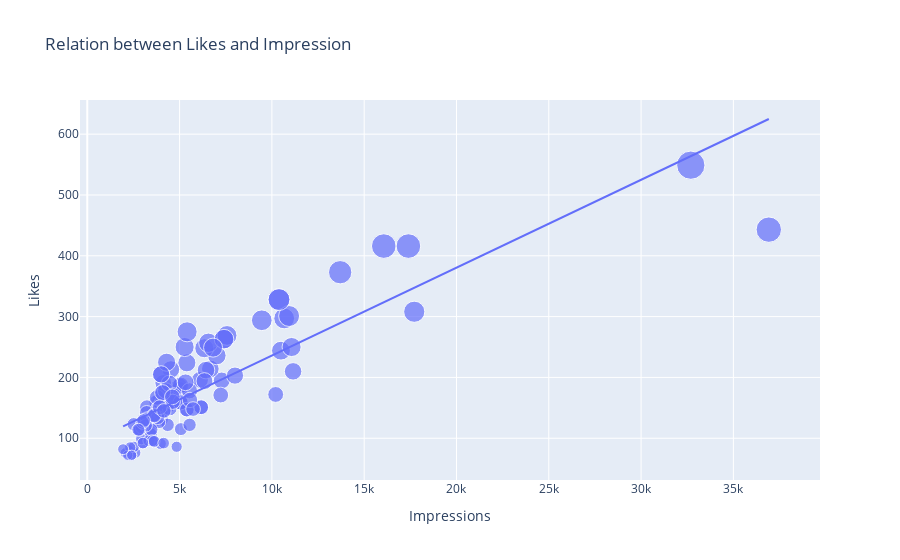

The code cell stored with this chart in its notebook:
### Code cell
figure=px.scatter(data_frame=data,x='Impressions',y='Likes',size='Likes',trendline='ols',title='Relation between Likes and Impression')
figure.show()
